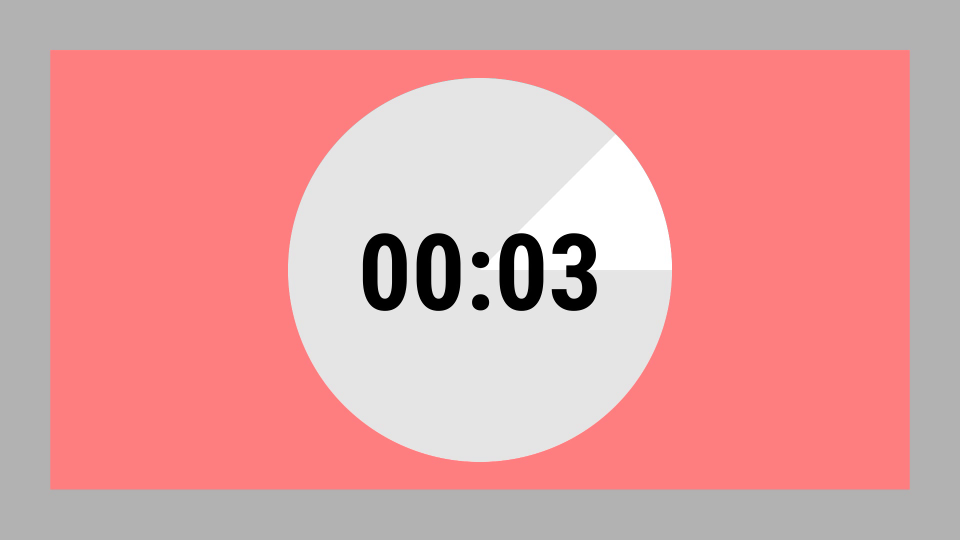
#> input picture frame 2 of videos/A0001/A0001.mov, 1920 x 1080 px (shown at 1/2 size)
$ python rushGenerator_test.py   (older library calls are emulated)
#> lines starting #> are read from the running program, lines starting #| are printed output that depends on the picture
import cv2
import os

width, height = 1920, 1080
fps = 24
current = os.path.dirname(__file__)
output_video_path = current + '/out/rush_test.mp4'
print(output_video_path)
padding = 100
out = cv2.VideoWriter(output_video_path, cv2.VideoWriter_fourcc(*'mp4v'), fps, (width, height + (padding*2)))
videoindex = 0
# 黒いフレームを作成する関数（背景色指定可能）
def create_blank_frame(_width, _height, _padding, color=(0, 0, 0)):
    blank_height = _height + (2 * _padding)
    blank_frame = cv2.UMat(blank_height, _width, cv2.CV_8UC3).get()
    blank_frame[:, :] = color  # フレーム全体に背景色を設定
    # print(blank_height)
    return blank_frame


# 修正版：resize_and_add_padding関数
def resize_and_add_padding(frame, target_resolution, padding, color=(0, 0, 0)):
    # フレームを指定の解像度にリサイズ
    resized_frame = cv2.resize(frame, target_resolution)

    # 黒い背景フレームを作成
    padded_height = target_resolution[1] + 2 * padding
    padded_frame = create_blank_frame(target_resolution[0], target_resolution[1], padding, color)

    # リサイズしたフレームを背景フレームの中央に配置
    padded_frame[padding:padding + target_resolution[1], :, :] = resized_frame
    return padded_frame


if not out.isOpened():
    print("VideoWriterが開けませんでした。コーデックかパスを確認してください。")

assetsPath = current + '/videos/'
dirs = sorted(os.listdir(assetsPath))
videoindex = 0
for dir in dirs:

    dirPath = os.path.join(assetsPath , dir)
    files = sorted(os.listdir(dirPath))
    if len(os.listdir(dirPath)) != 0:
        for file in files:
            ext = os.path.splitext(file)[1].lower()
            if ext in ['.jpg', '.png', '.jpeg']:
                print(str(videoindex) + ' :img')
                #画像ファイルの場合
                img = cv2.imread(dirPath + '/' + file)
                duration =  (int(5) * fps)
                local_frame_number = 0
                for _ in range(duration):
                    out.write(resize_and_add_padding(img,(width,height),padding))
                    local_frame_number+=1
                    continue
            elif ext in ['.mp4', '.avi', '.mov']:
                print(str(videoindex) + ' :video')
                video = cv2.VideoCapture(dirPath + '/' + file)
                if video.isOpened():
                        #動画ファイルの場合
                    local_frame_number = 0
                    while video.isOpened():
                        ret, frame = video.read()
#> frame is the input picture: shape (1080, 1920, 3); mean B, G, R 160.3, 159.7, 224.4
                        if not ret:
                            break
                        resize_frame = resize_and_add_padding(frame,(width,height), padding)
#> in resize_and_add_padding, `padded_frame[padding:padding + target_resolution[1], :, :] = resized_f..`:
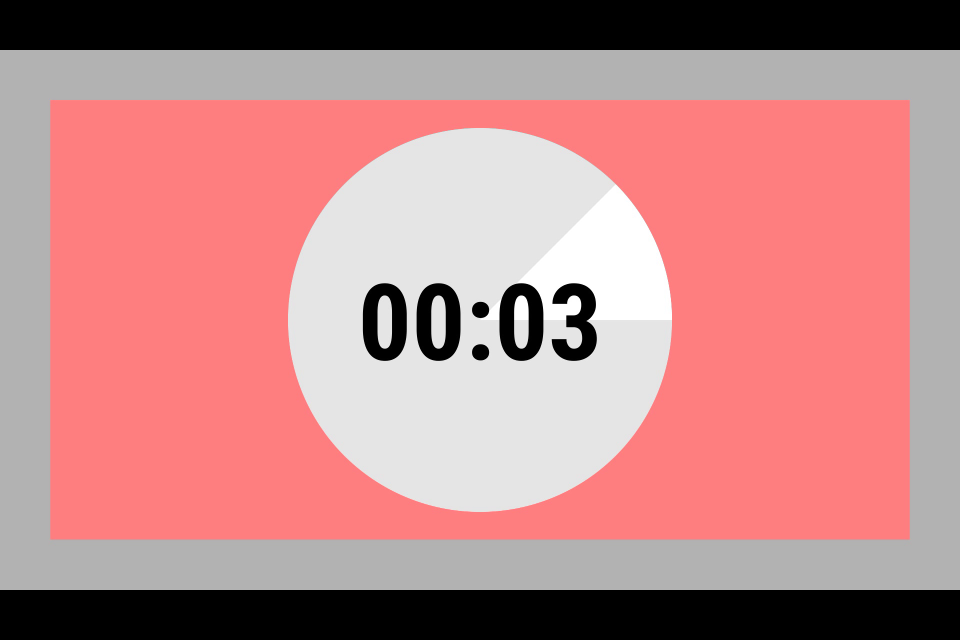
#> padded_frame: shape (1280, 1920, 3) (shown at 1/2 size); mean B, G, R 135.2, 134.8, 189.3
                        out.write(resize_frame)
                        local_frame_number += 1
                    video.release()
    else:
        #なにもなかった場合
        print(str(videoindex) + ' :blank')
        duration =  (int(5) * fps)
        local_frame_number = 0
        for _ in range(duration):
                blank_frame = create_blank_frame(width, height, padding, color=(0, 0, 0))
                out.write(blank_frame)
                local_frame_number += 1
    videoindex += 1


out.release()
cv2.destroyAllWindows()
print('おわり')

$ run again, starting later in the video
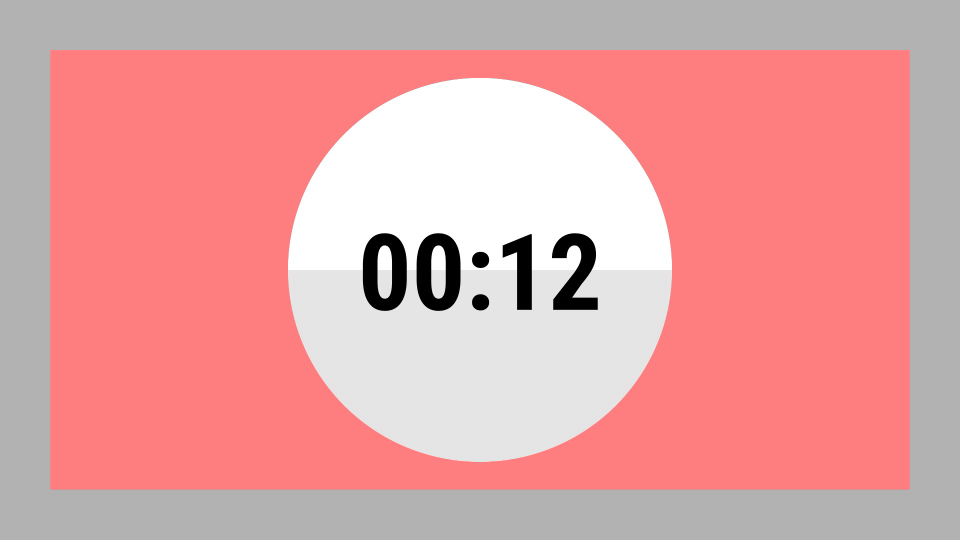
#> input picture frame 11 of videos/A0001/A0001.mov, 1920 x 1080 px (shown at 1/2 size)
#> frame is the input picture: shape (1080, 1920, 3); mean B, G, R 162.8, 162.2, 226.9
#> in resize_and_add_padding, `padded_frame[padding:padding + target_resolution[1], :, :] = resized_f..`:
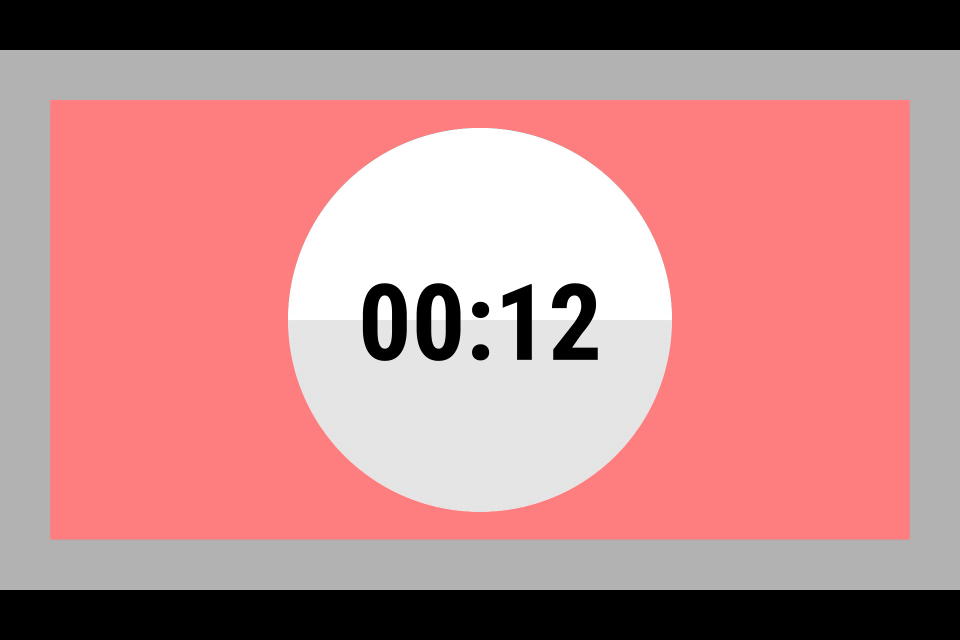
#> padded_frame: shape (1280, 1920, 3) (shown at 1/2 size); mean B, G, R 137.3, 136.9, 191.4
